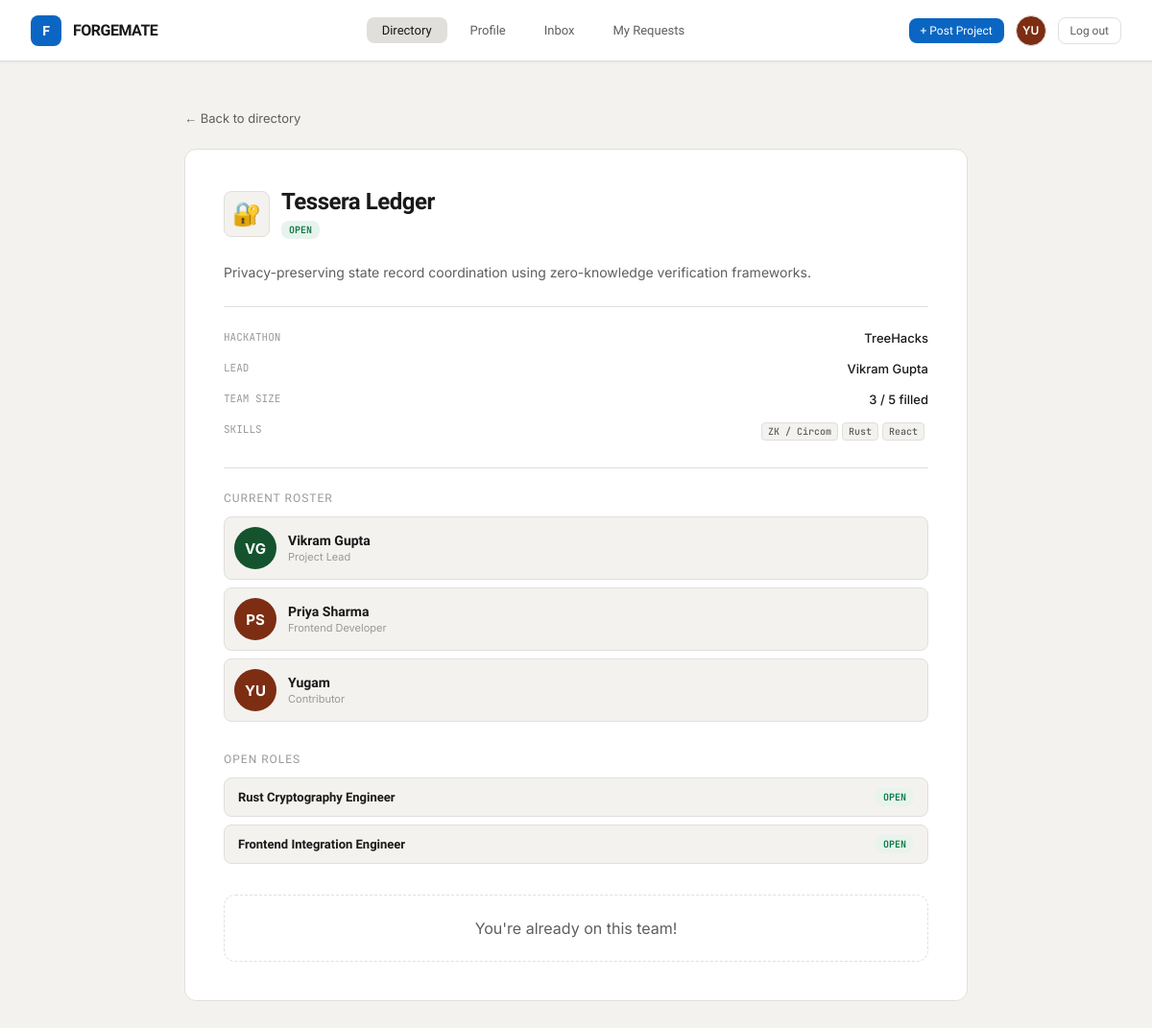
Page /project/5 (signed in) on the committed database.
### models.py (models this page shows, shortened)
class User(UserMixin, db.Model):
    id = db.Column(db.Integer, primary_key=True)
    username = db.Column(db.String(50), unique=True, nullable=False)
    email = db.Column(db.String(120), unique=True, nullable=False)
    password_hash = db.Column(db.String(255), nullable=False)
    full_name = db.Column(db.String(120))
    role_title = db.Column(db.String(150), default="")
    location = db.Column(db.String(120), default="")
    github_url = db.Column(db.String(200), default="")
    website_url = db.Column(db.String(200), default="")
    bio = db.Column(db.Text, default="")
    created_at = db.Column(db.DateTime, default=datetime.utcnow)
    skills = db.relationship(
        "Skill", backref="user", cascade="all, delete-orphan", lazy="dynamic"
    )
    led_projects = db.relationship(
        "Project", backref="lead", foreign_keys="Project.lead_id", lazy="dynamic"
    )
    memberships = db.relationship(
        "ProjectMember", backref="user", cascade="all, delete-orphan", lazy="dynamic"
    )
    @property
    def display_name(self):
        return self.full_name or self.username
    @property
    def initials(self):
        parts = [p for p in self.display_name.split() if p]
        if not parts:
            return "?"
        if len(parts) == 1:
            return parts[0][:2].upper()
        return (parts[0][0] + parts[1][0]).upper()
    @property
    def avatar_color(self):
        palette = ["#0038FF", "#14532D", "#7C2D12", "#55555C", "#0F0F11"]
        return palette[self.id % len(palette)]
    @property
    def pending_inbox_count(self):
        return JoinRequest.query.join(Project).filter(
            Project.lead_id == self.id, JoinRequest.status == "pending"
        ).count()

class Project(db.Model):
    id = db.Column(db.Integer, primary_key=True)
    title = db.Column(db.String(150), nullable=False)
    description = db.Column(db.Text, default="")
    event = db.Column(db.String(150), default="")
    tags = db.Column(db.String(300), default="")  # comma separated
    icon_emoji = db.Column(db.String(10), default="🔗")
    lead_id = db.Column(db.Integer, db.ForeignKey("user.id"), nullable=False)
    created_at = db.Column(db.DateTime, default=datetime.utcnow)
    manual_status = db.Column(db.String(20), default="")  # "", "open", "closing", "full"
    roles = db.relationship(
        "ProjectRole", backref="project", cascade="all, delete-orphan", lazy="dynamic"
    )
    members = db.relationship(
        "ProjectMember", backref="project", cascade="all, delete-orphan", lazy="dynamic"
    )
    requests = db.relationship(
        "JoinRequest", backref="project", cascade="all, delete-orphan", lazy="dynamic"
    )
    @property
    def tag_list(self):
        return [t.strip() for t in (self.tags or "").split(",") if t.strip()]
    @property
    def open_roles(self):
        return self.roles.filter_by(filled=False).all()
    @property
    def spots_open(self):
        return len(self.open_roles)
    @property
    def status(self):
        if self.manual_status in ("open", "closing", "full"):
            return self.manual_status
        remaining = self.team_size - self.filled_count
        if remaining <= 0:
            return "full"
        if remaining == 1:
            return "closing"
        return "open"
    @property
    def status_label(self):
        return {"open": "OPEN", "closing": "CLOSING", "full": "CLOSED"}.get(self.status, self.status.upper())
    @property
    def team_size(self):
        return self.members.count() + 1 + self.spots_open
    @property
    def filled_count(self):
        return self.members.count() + 1
    def pending_request_for(self, user_id):
        return self.requests.filter_by(applicant_id=user_id, status="pending").first()
    def is_member(self, user_id):
        if self.lead_id == user_id:
            return True
        return self.members.filter_by(user_id=user_id).first() is not None

class ProjectMember(db.Model):
    id = db.Column(db.Integer, primary_key=True)
    project_id = db.Column(db.Integer, db.ForeignKey("project.id"), nullable=False)
    user_id = db.Column(db.Integer, db.ForeignKey("user.id"), nullable=False)
    role_label = db.Column(db.String(150), default="")
    is_lead = db.Column(db.Boolean, default=False)
    joined_at = db.Column(db.DateTime, default=datetime.utcnow)

class ProjectRole(db.Model):
    id = db.Column(db.Integer, primary_key=True)
    project_id = db.Column(db.Integer, db.ForeignKey("project.id"), nullable=False)
    title = db.Column(db.String(150), nullable=False)
    filled = db.Column(db.Boolean, default=False)
    join_requests = db.relationship("JoinRequest", backref="role", lazy="dynamic")

### app.py (the view)
@app.route("/project/<int:project_id>")
@login_required
def project_detail(project_id):
    project = Project.query.get_or_404(project_id)
    pending_request = project.pending_request_for(current_user.id)
    user_is_lead = project.lead_id == current_user.id
    user_is_member = project.is_member(current_user.id)
    return render_template(
        "project_detail.html",
        project=project,
        pending_request=pending_request,
        user_is_lead=user_is_lead,
        user_is_member=user_is_member,
    )

### app.py (called while the page is built)
@login_manager.user_loader
def load_user(user_id):
    return User.query.get(int(user_id))

@app.context_processor
def inject_active_page():
    section_map = {
        "directory": "directory", "project_detail": "directory", "new_project": "directory",
        "my_profile": "profile", "view_profile": "profile", "edit_profile": "profile",
        "inbox": "inbox",
        "my_requests": "my_requests",
    }
    return {"active_page": section_map.get(request.endpoint, "")}

### templates/project_detail.html (shortened to what this page needs)
{% extends "base.html" %}
{% block content %}
<div class="detail-container">
  <a class="detail-back" href="{{ url_for('directory') }}">← Back to directory</a>
  <div class="detail-card">
    <div class="proj-info-cell">
      <div class="proj-icon-box lg">{{ project.icon_emoji }}</div>
      <div>
        <h1 style="font-family:'Plus Jakarta Sans',sans-serif; font-size:24px; font-weight:700; letter-spacing:-0.5px;">{{ project.title }}</h1>
        <div class="proj-sub-text" style="margin-top:6px;"><span class="badge badge-{{ project.status }}">{{ project.status_label }}</span></div>
      </div>
    </div>
    <p style="margin-top:24px; color:var(--text-sec); font-size:14px; line-height:1.6;">{{ project.description }}</p>
    <div class="detail-meta-list">
      <div class="detail-meta-item">
        <span class="detail-meta-label">Hackathon</span>
        <span class="detail-meta-val">{{ project.event }}</span>
      </div>
      <div class="detail-meta-item">
        <span class="detail-meta-label">Lead</span>
        <span class="detail-meta-val"><a href="{{ url_for('view_profile', username=project.lead.username) }}">{{ project.lead.display_name }}</a></span>
      </div>
      <div class="detail-meta-item">
        <span class="detail-meta-label">Team size</span>
        <span class="detail-meta-val">{{ project.filled_count }} / {{ project.team_size }} filled</span>
      </div>
      <div class="detail-meta-item">
        <span class="detail-meta-label">Skills</span>
        <span class="detail-meta-val">
          {% for t in project.tag_list %}<span class="tag-mono">{{ t }}</span>{% endfor %}
        </span>
      </div>
    </div>
    <div class="detail-section-title">Current Roster</div>
    <div class="roster-row">
      <div class="req-avatar-circle" style="background:{{ project.lead.avatar_color }};">{{ project.lead.initials }}</div>
      <div>
        <div class="proj-title-text">{{ project.lead.display_name }}</div>
        <div class="proj-sub-text">Project Lead</div>
      </div>
    </div>
    {% for m in project.members %}
    <div class="roster-row">
      <div class="req-avatar-circle" style="background:{{ m.user.avatar_color }};">{{ m.user.initials }}</div>
      <div>
        <div class="proj-title-text">{{ m.user.display_name }}</div>
        <div class="proj-sub-text">{{ m.role_label }}</div>
      </div>
    </div>
    {% endfor %}
    {% if project.open_roles %}
    <div class="detail-section-title" style="margin-top:32px;">Open Roles</div>
    {% for role in project.open_roles %}
    <div class="role-row">
      <span class="proj-title-text" style="font-size:13px;">{{ role.title }}</span>
      <span class="badge badge-open">OPEN</span>
    </div>
    {% endfor %}
    {% endif %}
    {% if user_is_lead %}
    <div class="detail-section-title" style="margin-top:32px;">Manage Project</div>
    <div class="manage-panel">
      <div class="manage-row">
        <div>
          <div class="manage-label">Set Status</div>
          <div class="manage-sub">Override the auto-computed status shown in the directory.</div>
        </div>
        <form method="post" action="{{ url_for('set_project_status', project_id=project.id) }}" style="display:flex; gap:8px; flex-wrap:wrap; align-items:center;">
          <select class="form-select" name="status" style="width:auto; padding:8px 12px;">
            <option value="auto" {% if not project.manual_status %}selected{% endif %}>Auto (roles-based)</option>
            <option value="open"    {% if project.manual_status == 'open'    %}selected{% endif %}>Open</option>
            <option value="closing" {% if project.manual_status == 'closing' %}selected{% endif %}>Closing Soon</option>
            <option value="full"    {% if project.manual_status == 'full'    %}selected{% endif %}>Full</option>
          </select>
          <button class="btn btn-secondary btn-sm" type="submit">Update</button>
        </form>
      </div>
      <p style="font-size:13px; color:var(--text-sec); margin-top:8px;">Review join requests in your <a href="{{ url_for('inbox') }}" style="color:var(--accent);">inbox →</a></p>
    </div>
    {% elif user_is_member %}
    <div class="empty-state" style="margin-top:32px; padding:24px;">
      <p>You're already on this team!</p>
    </div>
    {% elif pending_request %}
    <div class="empty-state" style="margin-top:32px; padding:24px;">
      <p>Your sync request is pending review from the project lead.</p>
    </div>
    {% endif %}
  </div>
</div>
{% endblock %}

### templates/base.html (shortened to what this page needs)
<!DOCTYPE html>
<html lang="en">
<head>
<link rel="stylesheet" href="{{ url_for('static', filename='css/style.css') }}">
</head>
<body>
<nav>
  <a class="nav-logo" href="{{ url_for('landing') }}">
    <div class="nav-logo-icon">F</div>
    <span class="nav-logo-text">FORGEMATE</span>
  </a>
  {% if current_user.is_authenticated %}
  <div class="nav-links">
    <a class="nav-link {{ 'active' if active_page=='directory' }}" href="{{ url_for('directory') }}">Directory</a>
    <a class="nav-link {{ 'active' if active_page=='profile' }}" href="{{ url_for('my_profile') }}">Profile</a>
    <a class="nav-link {{ 'active' if active_page=='inbox' }}" href="{{ url_for('inbox') }}">
      Inbox
    </a>
    <a class="nav-link {{ 'active' if active_page=='my_requests' }}" href="{{ url_for('my_requests') }}">My Requests</a>
  </div>
  <div class="nav-actions">
    <a class="btn btn-primary btn-sm" href="{{ url_for('new_project') }}">+ Post Project</a>
    <a class="nav-avatar" style="background:{{ current_user.avatar_color }};" href="{{ url_for('my_profile') }}" title="{{ current_user.display_name }}">{{ current_user.initials }}</a>
    <a class="btn btn-ghost btn-sm" href="{{ url_for('logout') }}">Log out</a>
  </div>
  {% else %}
  <div class="nav-links"></div>
  <div class="nav-actions">
    <a class="btn btn-ghost btn-sm" href="{{ url_for('login') }}">Log in</a>
    <a class="btn btn-primary btn-sm" href="{{ url_for('register') }}">Sign up free →</a>
  </div>
  {% endif %}
</nav>
<div class="page">
  {% block content %}{% endblock %}
</div>
</body>
</html>

### rows in the picture
User: initials "YU"
Project: icon_emoji "🔐", title "Tessera Ledger", status_label "OPEN", description "Privacy-preserving state record coordination using zero-knowledge verification frameworks.", event "TreeHacks"
User: lead.display_name "Vikram Gupta", lead.initials "VG"
ProjectMember: user.initials "PS", user.display_name "Priya Sharma", role_label "Frontend Developer"
ProjectMember: user.initials "YU", user.display_name "Yugam", role_label "Contributor"
ProjectRole: title "Rust Cryptography Engineer"
ProjectRole: title "Frontend Integration Engineer"

### other values in the picture
{{ project.filled_count }} "3"
{{ project.team_size }} "5"
{{ t }} "ZK / Circom" "Rust" "React"
